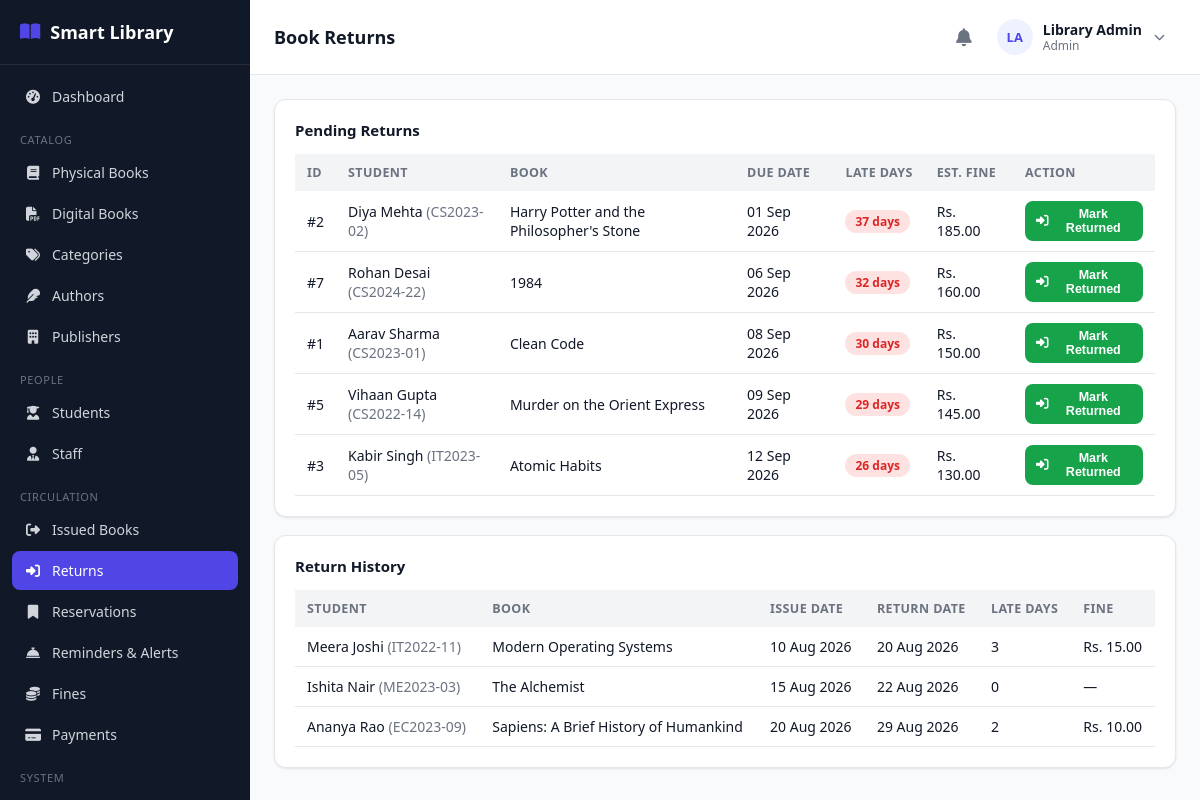
The app's page /admin/returns.php (signed in) with its own data.
### tables this page shows
CREATE TABLE book_issues (
    id INT AUTO_INCREMENT PRIMARY KEY,
    student_id INT NOT NULL,
    book_id INT NOT NULL,
    issued_by INT DEFAULT NULL,           
    issue_date DATE NOT NULL,
    due_date DATE NOT NULL,
    return_date DATE DEFAULT NULL,
    status ENUM('issued','returned','overdue','lost') NOT NULL DEFAULT 'issued',
    created_at TIMESTAMP DEFAULT CURRENT_TIMESTAMP,
    FOREIGN KEY (student_id) REFERENCES students(id) ON DELETE CASCADE,
    FOREIGN KEY (book_id) REFERENCES books(id) ON DELETE CASCADE,
    FOREIGN KEY (issued_by) REFERENCES users(id) ON DELETE SET NULL
);

CREATE TABLE users (
    id INT AUTO_INCREMENT PRIMARY KEY,
    name VARCHAR(120) NOT NULL,
    email VARCHAR(150) NOT NULL UNIQUE,
    password VARCHAR(255) NOT NULL,
    role ENUM('admin','librarian','student') NOT NULL,
    phone VARCHAR(20) DEFAULT NULL,
    photo VARCHAR(255) DEFAULT NULL,
    status ENUM('active','inactive') NOT NULL DEFAULT 'active',
    reset_token VARCHAR(255) DEFAULT NULL,
    reset_expires DATETIME DEFAULT NULL,
    created_at TIMESTAMP DEFAULT CURRENT_TIMESTAMP,
    updated_at TIMESTAMP DEFAULT CURRENT_TIMESTAMP ON UPDATE CURRENT_TIMESTAMP
);

CREATE TABLE students (
    id INT AUTO_INCREMENT PRIMARY KEY,
    user_id INT NOT NULL,
    roll_number VARCHAR(40) NOT NULL UNIQUE,
    course VARCHAR(100) DEFAULT NULL,
    department VARCHAR(100) DEFAULT NULL,
    year VARCHAR(20) DEFAULT NULL,
    division VARCHAR(20) DEFAULT NULL,
    address VARCHAR(255) DEFAULT NULL,
    registration_date DATE NOT NULL,
    max_books INT NOT NULL DEFAULT 3,
    created_at TIMESTAMP DEFAULT CURRENT_TIMESTAMP,
    updated_at TIMESTAMP DEFAULT CURRENT_TIMESTAMP ON UPDATE CURRENT_TIMESTAMP,
    FOREIGN KEY (user_id) REFERENCES users(id) ON DELETE CASCADE
);

CREATE TABLE books (
    id INT AUTO_INCREMENT PRIMARY KEY,
    isbn VARCHAR(30) NOT NULL UNIQUE,
    title VARCHAR(200) NOT NULL,
    author_id INT DEFAULT NULL,
    category_id INT DEFAULT NULL,
    publisher_id INT DEFAULT NULL,
    publication_year YEAR DEFAULT NULL,
    edition VARCHAR(30) DEFAULT NULL,
    language VARCHAR(40) DEFAULT 'English',
    pages INT DEFAULT NULL,
    price DECIMAL(10,2) DEFAULT 0.00,
    shelf_number VARCHAR(30) DEFAULT NULL,
    total_copies INT NOT NULL DEFAULT 1,
    available_copies INT NOT NULL DEFAULT 1,
    description TEXT DEFAULT NULL,
    image VARCHAR(255) DEFAULT NULL,
    status ENUM('active','inactive') NOT NULL DEFAULT 'active',
    created_at TIMESTAMP DEFAULT CURRENT_TIMESTAMP,
    updated_at TIMESTAMP DEFAULT CURRENT_TIMESTAMP ON UPDATE CURRENT_TIMESTAMP,
    FOREIGN KEY (author_id) REFERENCES authors(id) ON DELETE SET NULL,
    FOREIGN KEY (category_id) REFERENCES categories(id) ON DELETE SET NULL,
    FOREIGN KEY (publisher_id) REFERENCES publishers(id) ON DELETE SET NULL,
    INDEX idx_title (title),
    INDEX idx_isbn (isbn)
);

CREATE TABLE book_returns (
    id INT AUTO_INCREMENT PRIMARY KEY,
    issue_id INT NOT NULL,
    return_date DATE NOT NULL,
    late_days INT NOT NULL DEFAULT 0,
    fine_amount DECIMAL(10,2) NOT NULL DEFAULT 0.00,
    received_by INT DEFAULT NULL,
    remarks VARCHAR(255) DEFAULT NULL,
    created_at TIMESTAMP DEFAULT CURRENT_TIMESTAMP,
    FOREIGN KEY (issue_id) REFERENCES book_issues(id) ON DELETE CASCADE,
    FOREIGN KEY (received_by) REFERENCES users(id) ON DELETE SET NULL
);

### includes/functions.php (called while the page is built, shortened)
<?php
function e($value) {
    return htmlspecialchars($value ?? '', ENT_QUOTES, 'UTF-8');
}
function getSettings($pdo) {
    static $settings = null;
    if ($settings === null) {
        $stmt = $pdo->query("SELECT * FROM library_settings LIMIT 1");
        $settings = $stmt->fetch() ?: [
            'borrow_period_days' => 7, 'fine_per_day' => 5, 'max_fine' => 200,
            'grace_period_days' => 0, 'max_books_per_student' => 3, 'reservation_valid_days' => 3,
            'library_name' => 'Smart Library',
        ];
    }
    return $settings;
}
function calculateFine($lateDays, $settings) {
    $grace = (int)($settings['grace_period_days'] ?? 0);
    $billableDays = max(0, $lateDays - $grace);
    $fine = $billableDays * (float)$settings['fine_per_day'];
    $max = (float)$settings['max_fine'];
    return $max > 0 ? min($fine, $max) : $fine;
}
function fmtDate($date) {
    return date('d M Y', strtotime($date));
}

### admin/returns.php (the view, shortened to what this page needs)
<?php
require_once __DIR__ . '/../config/database.php';
require_once __DIR__ . '/../includes/functions.php';
require_once __DIR__ . '/../includes/auth-check.php';
$settings = getSettings($pdo);
$activeIssues = $pdo->query("
    SELECT bi.*, b.title, s.roll_number, u.name student_name, DATEDIFF(CURDATE(), bi.due_date) late_days
    FROM book_issues bi
    JOIN books b ON b.id=bi.book_id
    JOIN students s ON s.id=bi.student_id
    JOIN users u ON u.id=s.user_id
    WHERE bi.status IN ('issued','overdue')
    ORDER BY bi.due_date ASC")->fetchAll();
$history = $pdo->query("
    SELECT br.*, bi.issue_date, bi.due_date, b.title, u.name student_name, s.roll_number
    FROM book_returns br
    JOIN book_issues bi ON bi.id = br.issue_id
    JOIN books b ON b.id = bi.book_id
    JOIN students s ON s.id = bi.student_id
    JOIN users u ON u.id = s.user_id
    ORDER BY br.id DESC LIMIT 50")->fetchAll();
include __DIR__ . '/../includes/header.php';
?>
<div class="card" style="margin-bottom:18px;">
    <h3>Pending Returns</h3>
    <?php if (!$activeIssues): ?>
        <div class="empty-state"><i class="fa-solid fa-circle-check"></i>Nothing currently outstanding.</div>
    <?php else: ?>
    <div class="table-wrap">
        <table class="data-table">
            <thead><tr><th>ID</th><th>Student</th><th>Book</th><th>Due Date</th><th>Late Days</th><th>Est. Fine</th><th>Action</th></tr></thead>
            <tbody>
            <?php foreach ($activeIssues as $r): $late = max(0,(int)$r['late_days']); $estFine = calculateFine($late, $settings); ?>
                <tr>
                    <td>#<?= $r['id'] ?></td>
                    <td><?= e($r['student_name']) ?> <span class="text-muted">(<?= e($r['roll_number']) ?>)</span></td>
                    <td><?= e($r['title']) ?></td>
                    <td><?= fmtDate($r['due_date']) ?></td>
                    <td><?= $late > 0 ? '<span class="badge badge-red">'.$late.' days</span>' : '<span class="badge badge-green">On time</span>' ?></td>
                    <td><?= $estFine > 0 ? 'Rs. '.number_format($estFine,2) : '—' ?></td>
                    <td>
                        <form method="POST" data-confirm="Mark this book as returned?">
                            <button class="btn btn-sm btn-success" type="submit"><i class="fa-solid fa-right-to-bracket"></i> Mark Returned</button>
                        </form>
                    </td>
                </tr>
            <?php endforeach; ?>
            </tbody>
        </table>
    </div>
    <?php endif; ?>
</div>
<div class="card">
    <h3>Return History</h3>
    <?php if (!$history): ?>
        <div class="empty-state"><i class="fa-solid fa-clock-rotate-left"></i>No returns recorded yet.</div>
    <?php else: ?>
    <div class="table-wrap">
        <table class="data-table">
            <thead><tr><th>Student</th><th>Book</th><th>Issue Date</th><th>Return Date</th><th>Late Days</th><th>Fine</th></tr></thead>
            <tbody>
            <?php foreach ($history as $r): ?>
                <tr>
                    <td><?= e($r['student_name']) ?> <span class="text-muted">(<?= e($r['roll_number']) ?>)</span></td>
                    <td><?= e($r['title']) ?></td>
                    <td><?= fmtDate($r['issue_date']) ?></td>
                    <td><?= fmtDate($r['return_date']) ?></td>
                    <td><?= (int)$r['late_days'] ?></td>
                    <td><?= $r['fine_amount'] > 0 ? 'Rs. '.number_format($r['fine_amount'],2) : '—' ?></td>
                </tr>
            <?php endforeach; ?>
            </tbody>
        </table>
    </div>
    <?php endif; ?>
</div>
<?php include __DIR__ . '/../includes/footer.php'; ?>

### assets/css/style.css (style rules this page uses)
:root { --primary: #4f46e5; --primary-dark: #4338ca; --primary-light: #eef2ff; --success: #16a34a; --success-light: #dcfce7; --warning: #ca8a04; --warning-light: #fef9c3; --danger: #dc2626; --danger-light: #fee2e2; --gray: #6b7280; --gray-light: #f3f4f6; --border: #e5e7eb; --text: #111827; --text-muted: #6b7280; --bg: #f9fafb; --white: #ffffff; --sidebar-w: 250px; --radius: 12px; --shadow: 0 1px 3px rgba(0,0,0,0.06), 0 1px 2px rgba(0,0,0,0.04); }
* { box-sizing: border-box; }
body { margin: 0; font-family: 'Segoe UI', system-ui, -apple-system, Roboto, sans-serif; background: var(--bg); color: var(--text); font-size: 15px; }
.card { background: var(--white); border: 1px solid var(--border); border-radius: var(--radius); box-shadow: var(--shadow); padding: 20px; }
.card h3 { margin: 0 0 14px; font-size: 15px; font-weight: 700; }
.btn { display: inline-flex; align-items: center; gap: 6px; padding: 9px 16px; border-radius: 8px; border: 1px solid transparent; font-size: 14px; font-weight: 600; cursor: pointer; text-decoration: none; }
.btn-success { background: var(--success); color: #fff; }
.btn-sm { padding: 5px 10px; font-size: 12.5px; }
.table-wrap { overflow-x: auto; }
table.data-table { width: 100%; border-collapse: collapse; font-size: 14px; }
.data-table th { text-align: left; padding: 10px 12px; background: var(--gray-light); font-weight: 700; font-size: 12.5px; text-transform: uppercase; letter-spacing: 0.03em; color: var(--text-muted); white-space: nowrap; }
.data-table td { padding: 10px 12px; border-bottom: 1px solid var(--border); vertical-align: middle; }
.badge { padding: 3px 10px; border-radius: 999px; font-size: 12px; font-weight: 700; display: inline-block; }
.badge-red { background: var(--danger-light); color: var(--danger); }
.text-muted { color: var(--text-muted); }

### records on screen
book_issues: id "2", users.name "Diya Mehta", student.roll_number "CS2023-02", book.title "Harry Potter and the Philosopher's Stone", due_date "01 Sep 2026", late "37", estFine "185.00"
book_issues: id "7", users.name "Rohan Desai", student.roll_number "CS2024-22", book.title "1984", due_date "06 Sep 2026", late "32", estFine "160.00"
book_issues: id "1", users.name "Aarav Sharma", student.roll_number "CS2023-01", book.title "Clean Code", due_date "08 Sep 2026", late "30", estFine "150.00"
book_issues: id "5", users.name "Vihaan Gupta", student.roll_number "CS2022-14", book.title "Murder on the Orient Express", due_date "09 Sep 2026", late "29", estFine "145.00"
book_issues: id "3", users.name "Kabir Singh", student.roll_number "IT2023-05", book.title "Atomic Habits", due_date "12 Sep 2026", late "26", estFine "130.00"
book_returns: users.name "Meera Joshi", students.roll_number "IT2022-11", books.title "Modern Operating Systems", issue.issue_date "10 Aug 2026", return_date "20 Aug 2026", late_days "3", fine_amount "15.00"
book_returns: users.name "Ishita Nair", students.roll_number "ME2023-03", books.title "The Alchemist", issue.issue_date "15 Aug 2026", return_date "22 Aug 2026", late_days "0"
book_returns: users.name "Ananya Rao", students.roll_number "EC2023-09", books.title "Sapiens: A Brief History of Humankind", issue.issue_date "20 Aug 2026", return_date "29 Aug 2026", late_days "2", fine_amount "10.00"

### other values on screen
$label "Dashboard"
$item['_section'] "CATALOG"
$label "Physical Books"
$label "Digital Books"
$label "Categories"
$label "Authors"
$label "Publishers"
$item['_section'] "PEOPLE"
$label "Students"
$label "Staff"
$item['_section'] "CIRCULATION"
$label "Issued Books"
$label "Returns"
$label "Reservations"
$label "Reminders & Alerts"
